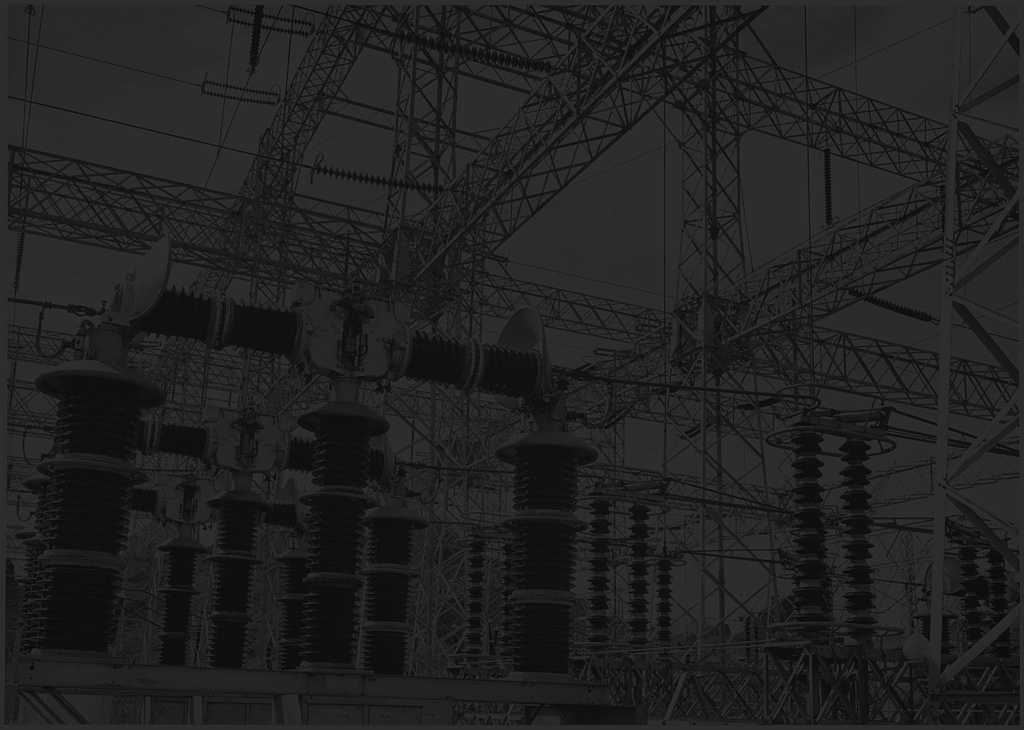
#> input picture lab/lab1/ansel_adams.jpg, 1024 x 730 px
$ jupyter execute lab01.ipynb   (older library calls are emulated)
#> lines starting #> are read from the running program, lines starting #| are printed output that depends on the picture
[cell 1]
import numpy as np
import cv2
import matplotlib.pyplot as plt

[cell 2]
# Q1
img=cv2.imread('ansel_adams.jpg', 0)
#> img is the input picture: shape (730, 1024); min 5, max 57, mean 33.2
plt.imshow(img, 'gray')
img

[cell 3]
a=0
b=255
c=img.min()
#> c = 5
d=img.max()
#> d = 57
c,d
#> Out = (5, 57)

[cell 4]
Tr=(img-c)*((b-a)/(d-c))+a
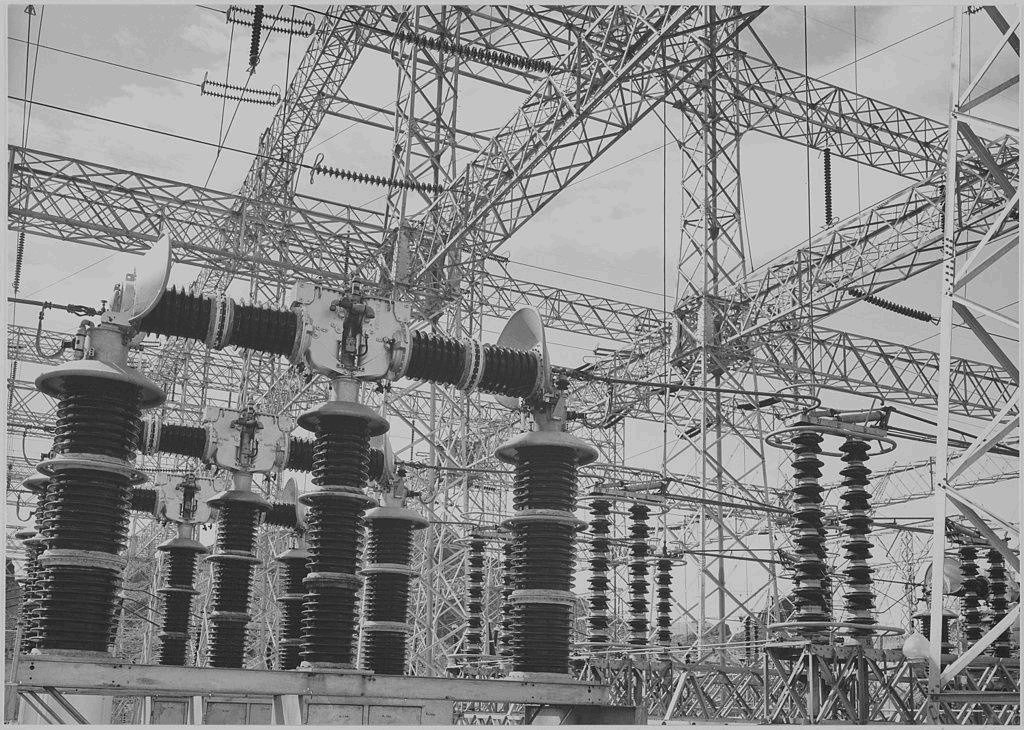
#> Tr: shape (730, 1024) float64; min 0, max 255, mean 138.1; drawn with min black and max white
Tr

[cell 5]
plt.imshow(Tr,'gray')
# Can I store float as png by using cv?
cv2.imwrite('Q1.png', Tr)
#> Out = True

[cell 6]
# Q2
def Q2():
    plt.subplot(2,2,1), plt.imshow(Tr, 'gray')
    plt.subplot(2,2,2), plt.hist(Tr.ravel(), 256, [0,256])
    plt.show()
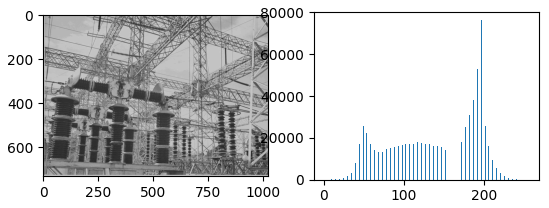
#> figure drawn by matplotlib, 2 panels; panel 2: tallest bar 76564 high, from x = 196 to 197
Q2()

[cell 7]
# Q3
def Q3():
    sobelx=cv2.Sobel(Tr,cv2.CV_64F, 1, 0, ksize=3)
    sobelx=cv2.convertScaleAbs(sobelx)
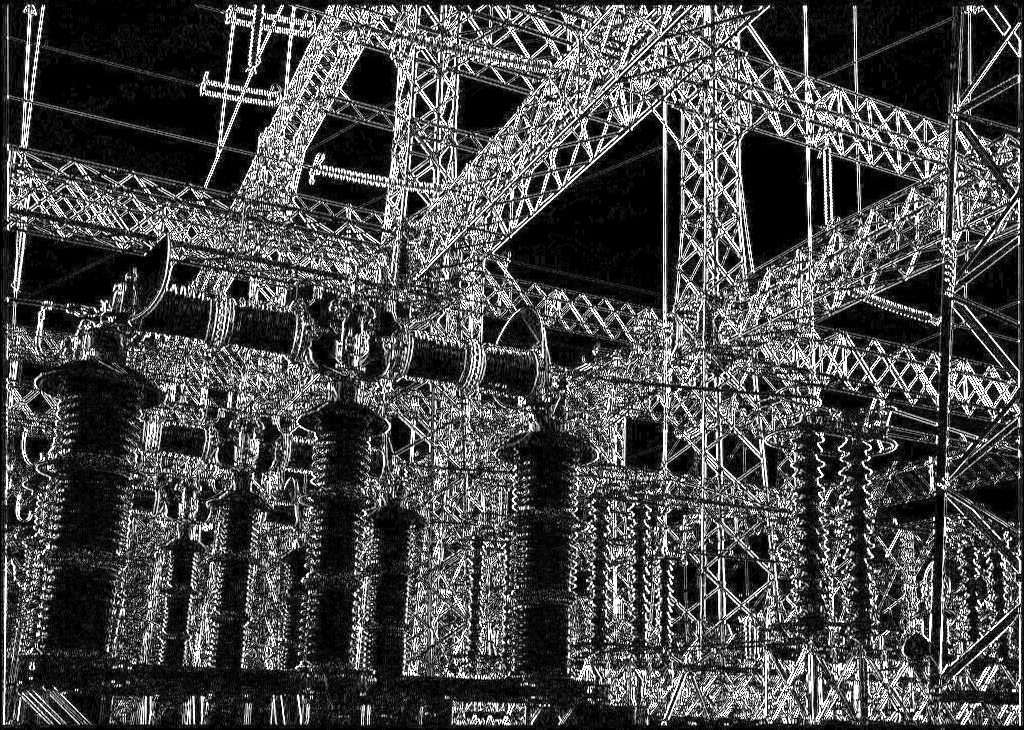
#> sobelx: shape (730, 1024); min 0, max 255, mean 73.1
    sobely=cv2.Sobel(Tr,cv2.CV_64F, 0, 1, ksize=3)
    sobely=cv2.convertScaleAbs(sobely)
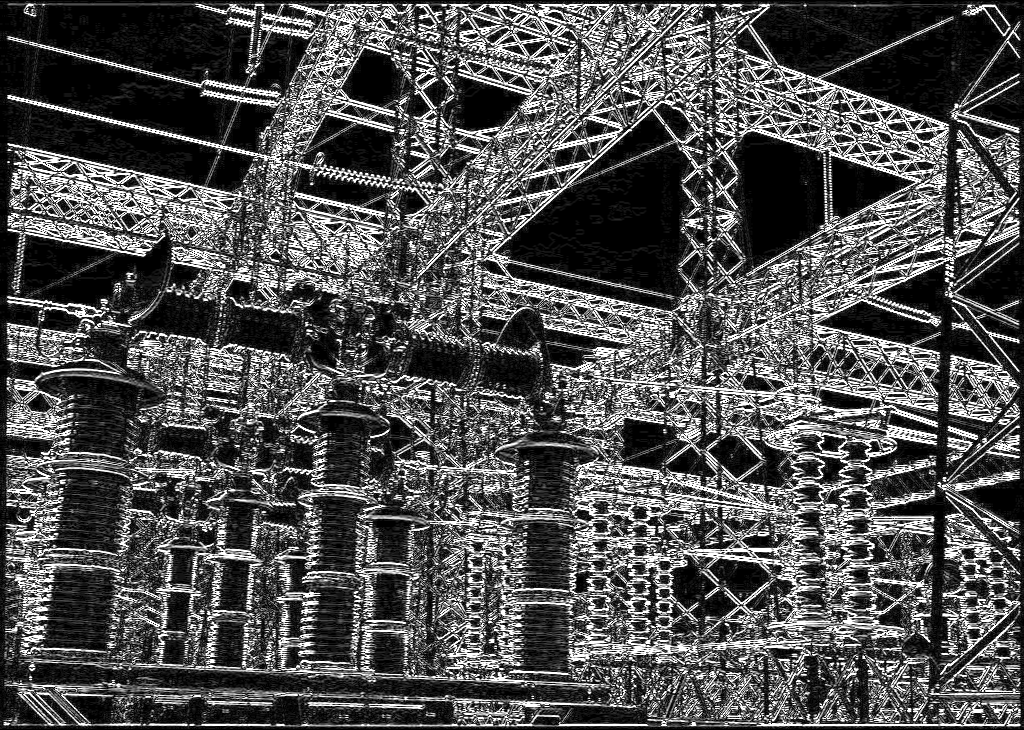
#> sobely: shape (730, 1024); min 0, max 255, mean 81.4
    sobelxy=cv2.addWeighted(sobelx, 0.5, sobely, 0.5, 0)
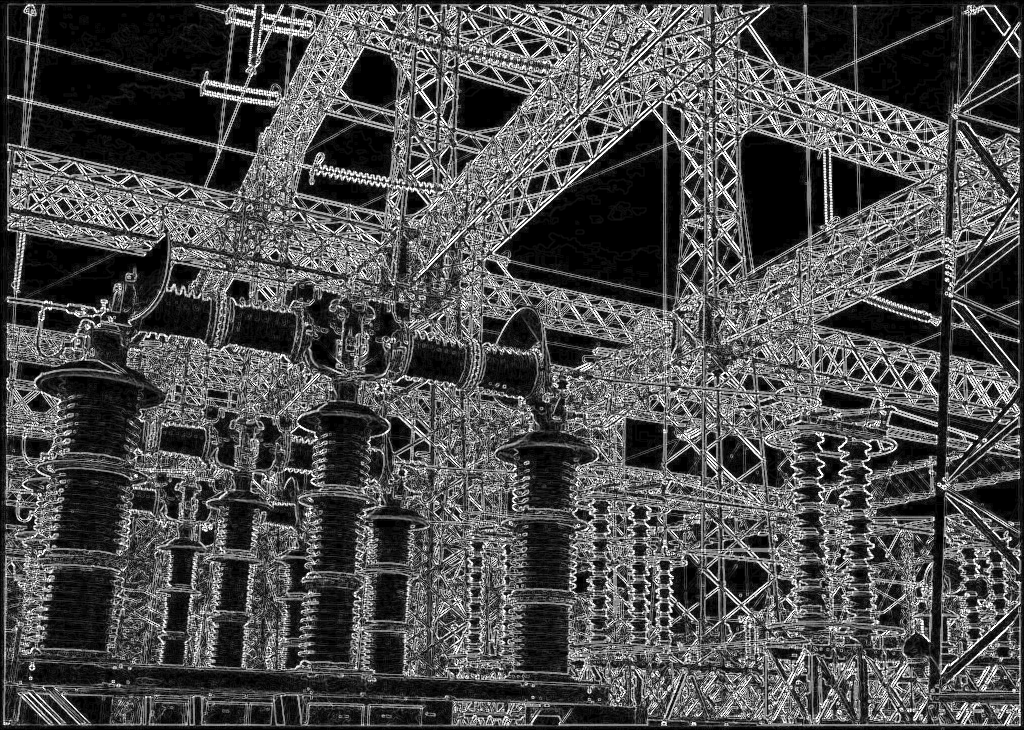
#> sobelxy: shape (730, 1024); min 0, max 255, mean 77.2
    plt.imshow(sobelxy,'gray')
    cv2.imwrite('Q3.png',sobelxy)
Q3()

[cell 8]
# Q4
def Q4():
    laplacian=cv2.Laplacian(Tr, cv2.CV_64F)
    laplacian=cv2.convertScaleAbs(laplacian)
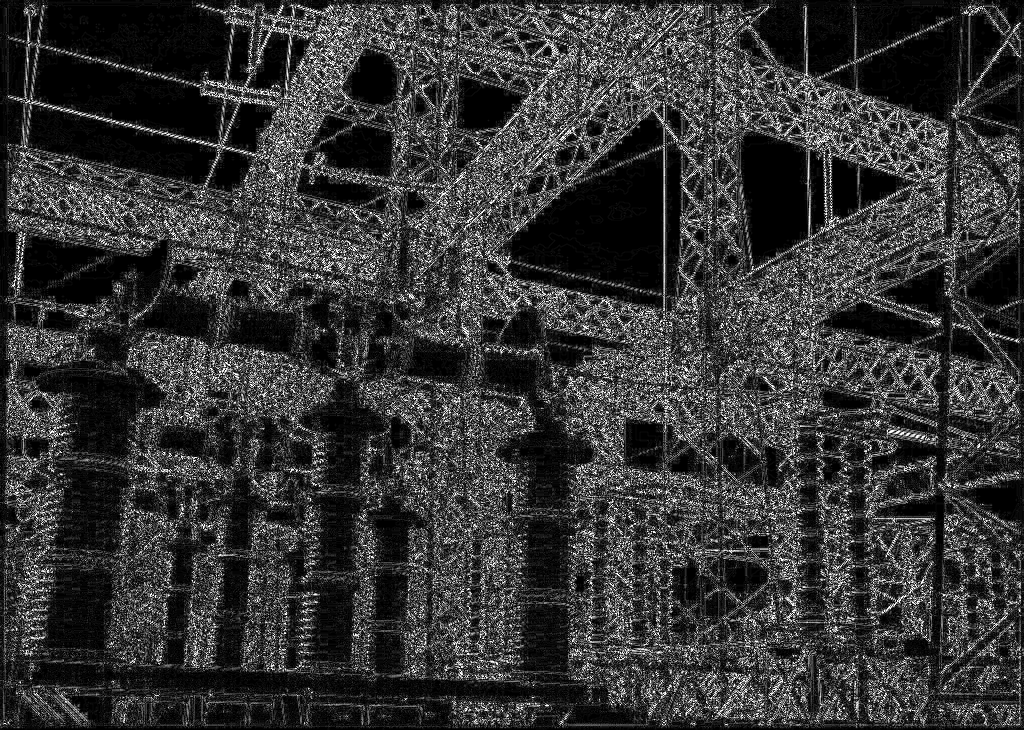
#> laplacian: shape (730, 1024); min 0, max 255, mean 53.5
    plt.imshow(laplacian,'gray')
    cv2.imwrite('Q4.png',laplacian)
Q4()

[cell 9]
k=np.array((
        [0, -1, 0],
        [-1, 8, -1],
        [0, -1, 0]))
dst=cv2.filter2D(img,-1,k)
plt.imshow(dst,'gray')

$ run again, with lab/lab1/Q4.png saved as lab/lab1/ansel_adams.jpg
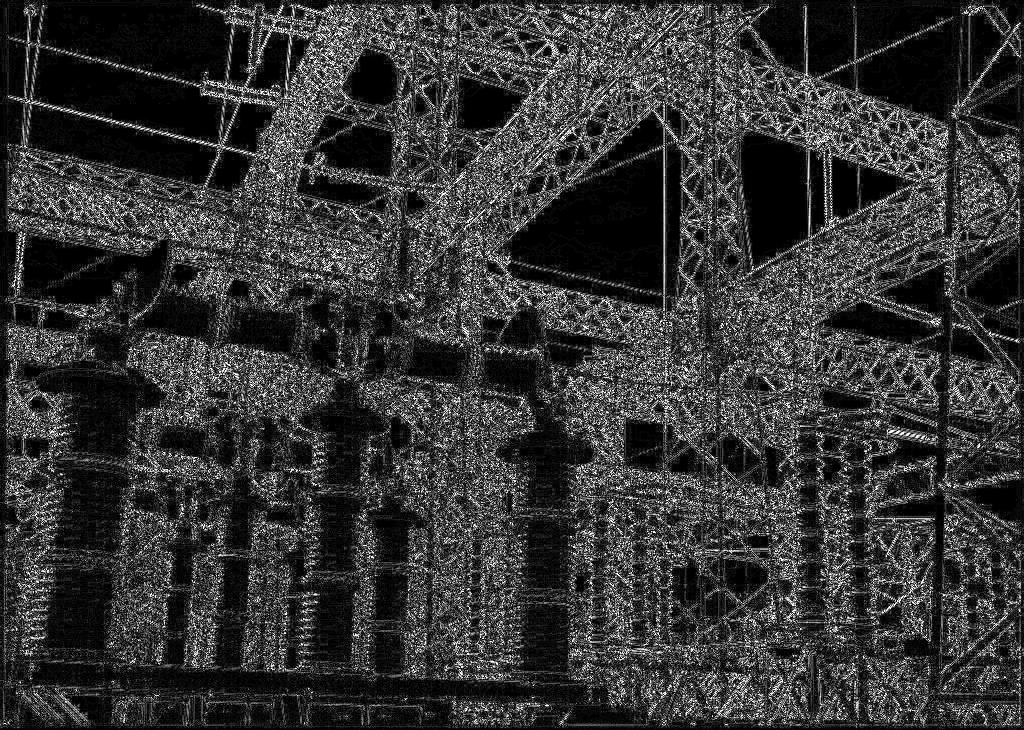
#> input picture lab/lab1/Q4.png, 1024 x 730 px
#> img is the input picture: shape (730, 1024); min 0, max 255, mean 53.5
#> c = 0
#> d = 255
#> `c,d`: Out = (0, 255)
#> `cv2.imwrite('Q1.png', Tr)`: Out = True
#> in Q4, `laplacian=cv2.convertScaleAbs(laplacian)`:
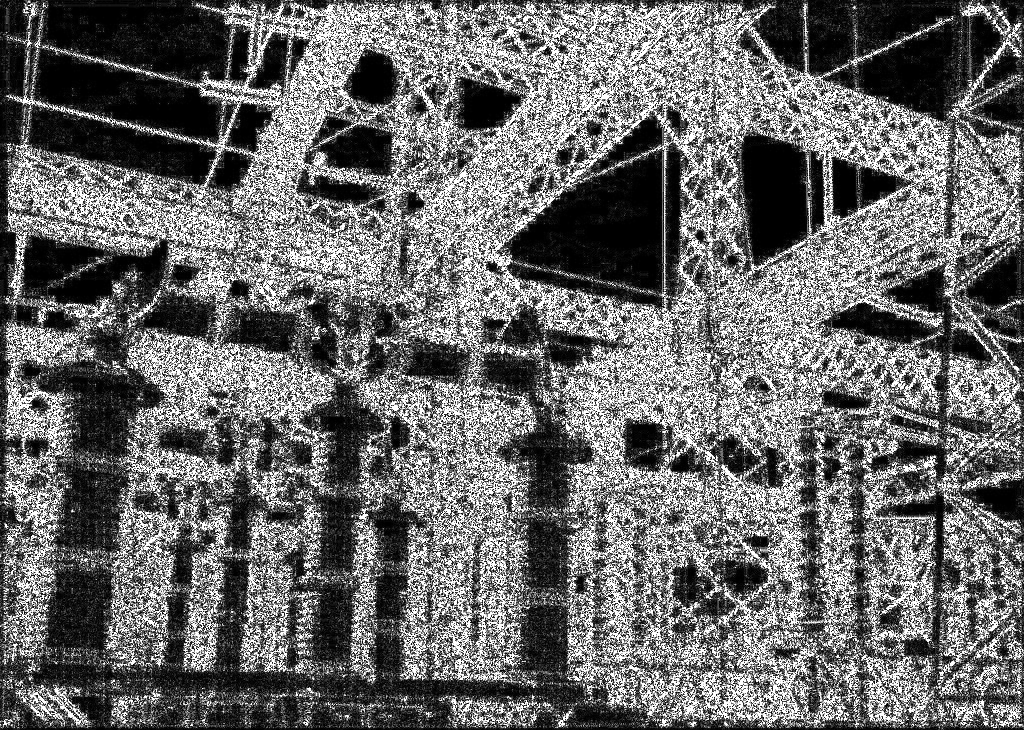
#> laplacian: shape (730, 1024); min 0, max 255, mean 105.4
#> `dst=cv2.filter2D(img,-1,k)`:
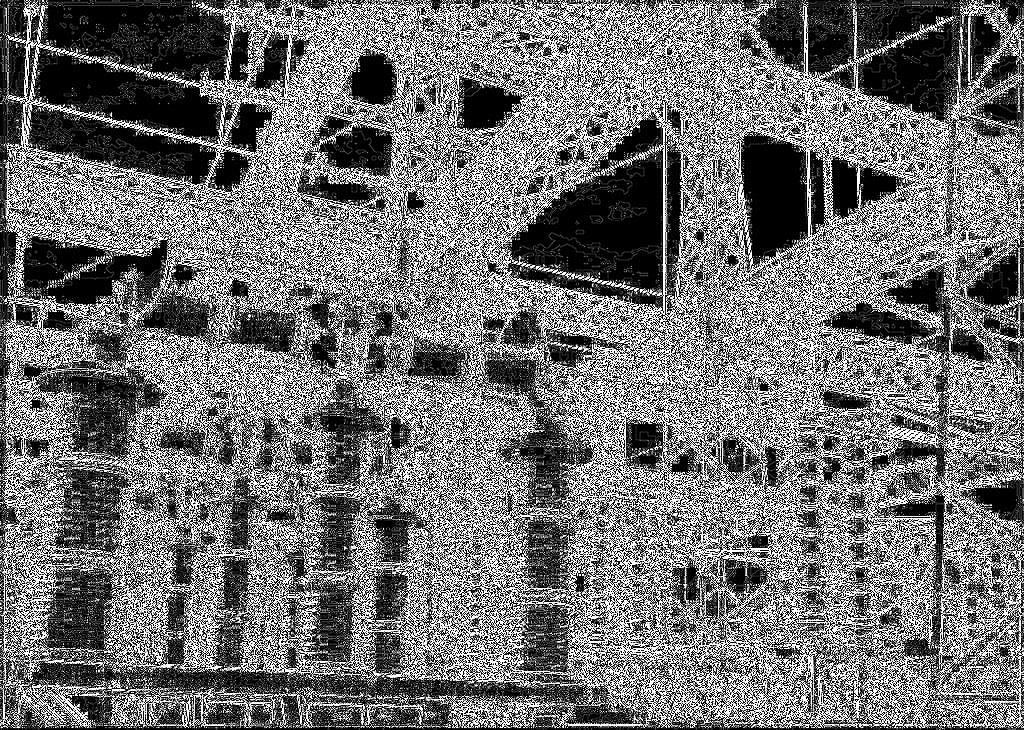
#> dst: shape (730, 1024); min 0, max 255, mean 113.5
